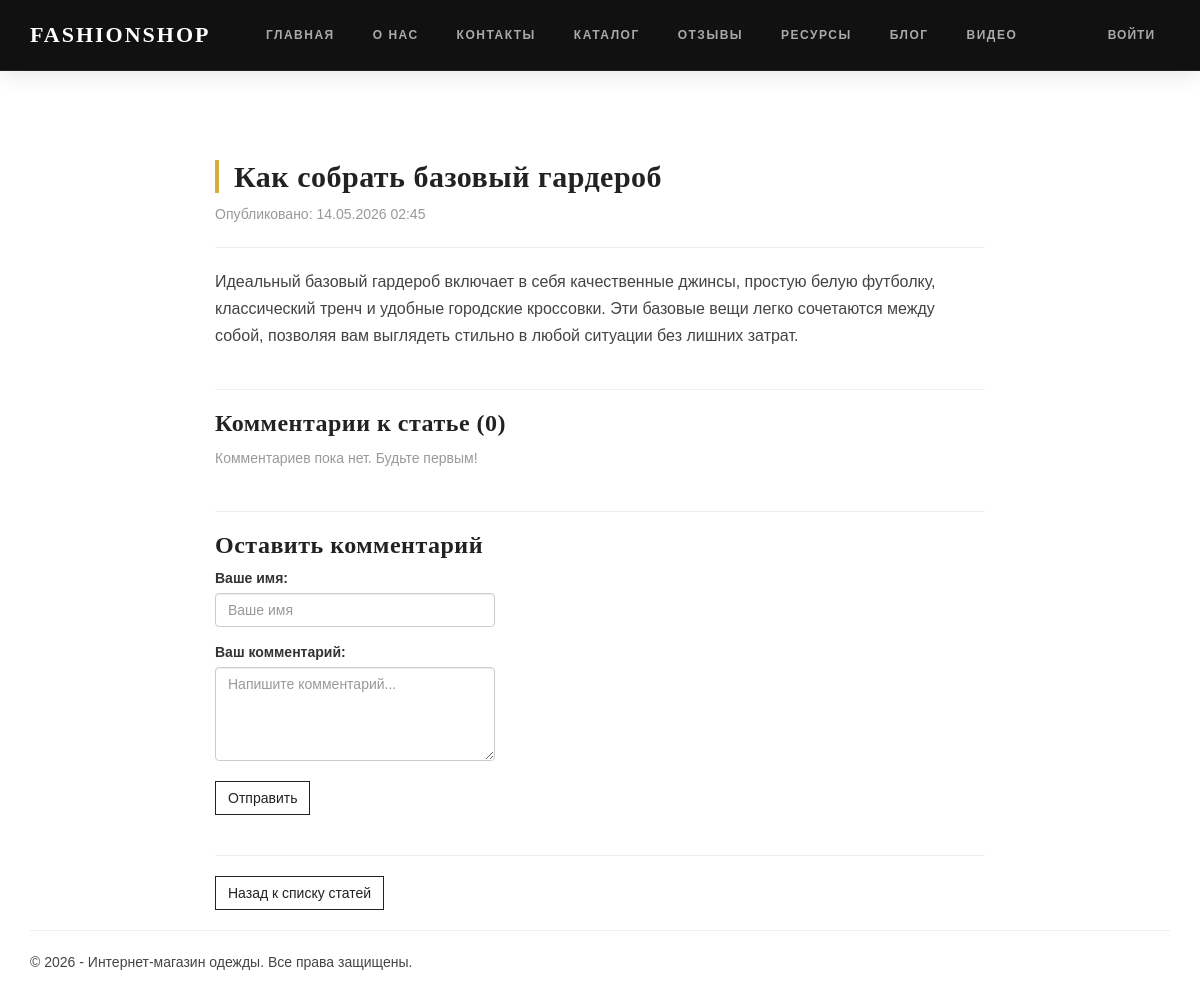
Screenshot of /blogpost/2/ with the database file from the repository.
### app/models.py (models this page shows, shortened)
class Blog(models.Model):
    title = models.CharField(max_length=100, unique=True, verbose_name="Заголовок статьи")
    short_description = models.CharField(max_length=255, verbose_name="Краткое содержание статьи")
    content = models.TextField(verbose_name="Полное содержание статьи")
    image = models.ImageField(upload_to="media/", verbose_name="Картинка к статье", blank=True, null=True)
    posted = models.DateTimeField(default=datetime.now, db_index=True, verbose_name="Опубликована")
    class Meta:
        ordering = ['-posted']
        verbose_name = "Статья блога"
        verbose_name_plural = "Статьи блога"

### app/views.py (the view)
# urls.py: path('blogpost/<int:parametr>/', views.blogpost, name='blogpost'),
def blogpost(request, parametr):
    assert isinstance(request, HttpRequest)
    post_1 = get_object_or_404(Blog, id=parametr)
    comments = Comment.objects.filter(post=parametr)
    if request.method == "POST":
        form = CommentForm(request.POST)
        if form.is_valid():
            comment_f = form.save(commit=False)
            comment_f.post = post_1
            comment_f.save()
            return redirect('blogpost', parametr=post_1.id)
    else:
        form = CommentForm()
    return render(
        request,
        'app/blogpost.html',
        {
            'post_1': post_1,
            'comments': comments,
            'form': form,
            'year': datetime.now().year,
        }
    )

### app/forms.py
class CommentForm(forms.ModelForm):
    class Meta:
        model = Comment
        fields = ('author', 'text')
        widgets = {
            'author': forms.TextInput(attrs={'class': 'form-control', 'placeholder': 'Ваше имя'}),
            'text': forms.Textarea(attrs={'class': 'form-control', 'rows': 4, 'placeholder': 'Напишите комментарий...'}),
        }

### app/templates/app/blogpost.html (shortened to what this page needs)
{% extends "app/layout.html" %}
{% block content %}
<div class="container" style="margin-top: 30px; max-width: 800px;">
    <h2>{{ post_1.title }}</h2>
    <p class="text-muted">Опубликовано: {{ post_1.posted|date:"d.m.Y H:i" }}</p>
    <hr />
    <div style="font-size: 16px; line-height: 1.7; margin-bottom: 40px; color: #444;">
        {{ post_1.content|linebreaks }}
    </div>
    <hr />
    <div class="comments-section" style="margin-bottom: 40px;">
        <h3>Комментарии к статье ({{ comments.count }})</h3>
        {% for comment in comments %}
        <div class="comment-card" style="margin-bottom: 15px; padding: 15px; background-color: #f8f9fa; border-left: 4px solid #555; border-radius: 4px;">
            <h5 style="margin-bottom: 5px;"><strong>{{ comment.author }}</strong> <small class="text-muted" style="margin-left: 10px;">{{ comment.posted|date:"d.m.Y H:i" }}</small></h5>
            <p style="margin-bottom: 0; font-size: 15px;">{{ comment.text|linebreaksbr }}</p>
        </div>
        {% empty %}
        <p class="text-muted">Комментариев пока нет. Будьте первым!</p>
        {% endfor %}
    </div>
    <hr />
    <div class="comment-form-section" style="margin-bottom: 40px; max-width: 600px;">
        <h3>Оставить комментарий</h3>
        <form method="POST">
            <div class="form-group" style="margin-bottom: 15px;">
                <label>Ваше имя:</label>
                {{ form.author }}
            </div>
            <div class="form-group" style="margin-bottom: 20px;">
                <label>Ваш комментарий:</label>
                {{ form.text }}
            </div>
            <button type="submit" class="btn btn-default">Отправить</button>
        </form>
    </div>
    <hr />
    <a href="{% url 'blog' %}" class="btn btn-default">Назад к списку статей</a>
</div>
{% endblock %}

### app/static/app/content/site.css (style rules this page uses)
body { padding-top: 50px; padding-bottom: 20px; }
input, select, textarea { max-width: 280px; }
h1, h2, h3 { color: #222222; font-family: 'Playfair Display', 'Georgia', serif; font-weight: 700; letter-spacing: 0.5px; }
h2 { border-left: 4px solid #d4af37; padding-left: 15px; margin-top: 30px; }
p { font-family: 'Helvetica Neue', Arial, sans-serif; color: #444444; line-height: 1.7 !important; }
.btn-default { border-radius: 0px !important; border: 1px solid #222222 !important; color: #222222 !important; background: transparent !important; transition: all 0.3s ease; }
body, p, a, button, input, label { font-family: 'Montserrat', sans-serif !important; }
body { padding-top: 100px !important; background-color: #ffffff; }

### rows the page displays
Blog: title "Как собрать базовый гардероб", posted "14.05.2026 02:45", content "Идеальный базовый гардероб включает в себя качественные джинсы, простую белую футболку, классический тренч и удобные городские кроссовки. Эти базовые вещи легко сочетаются между собой, позволяя вам выглядеть стильно в любой ситуации без лишних затрат."

### other values shown
{{ comments.count }} "0"
